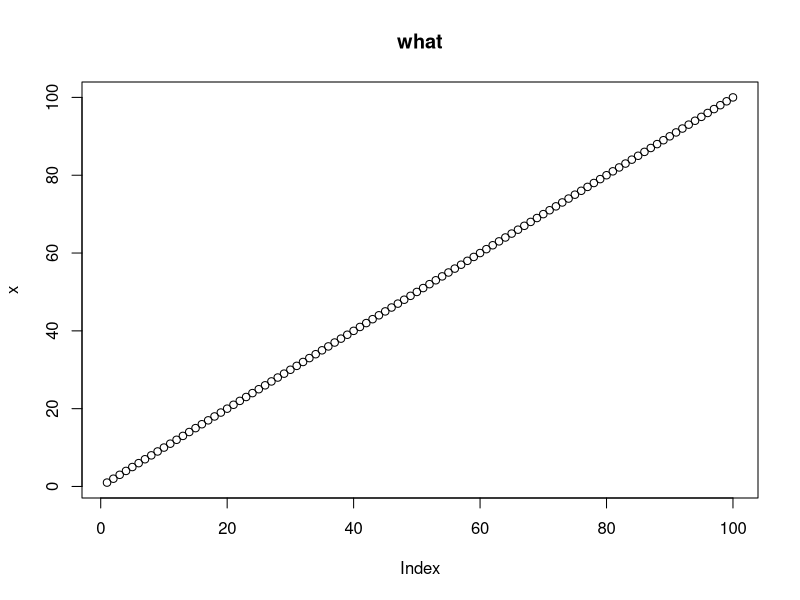

The R script that drew this image:
## ---- chunk 1
print(1:10)

x = c(1:100)

p = plot(x,main="what")
p

